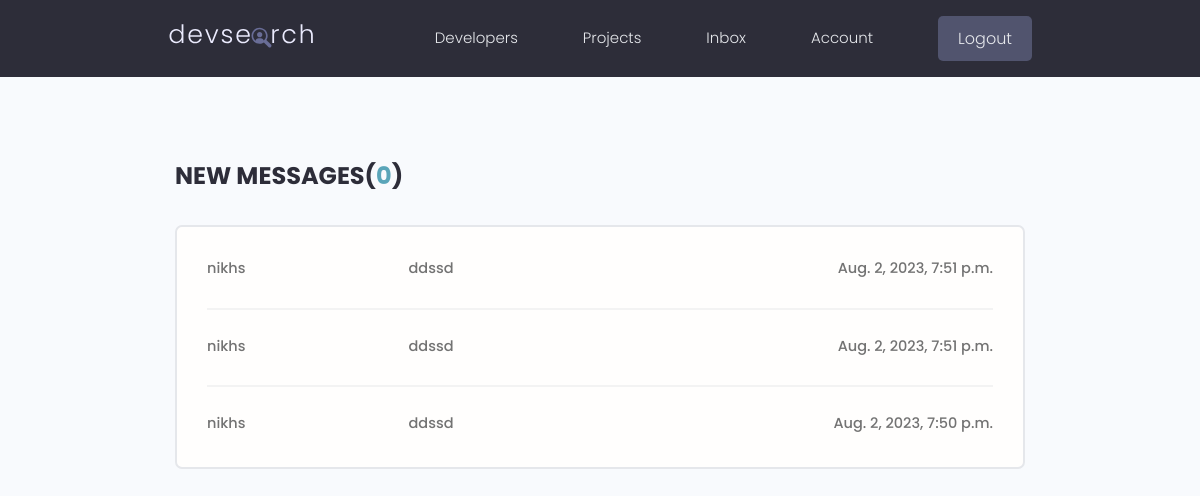
The page /inbox/ (signed in) on the database as committed earlier.
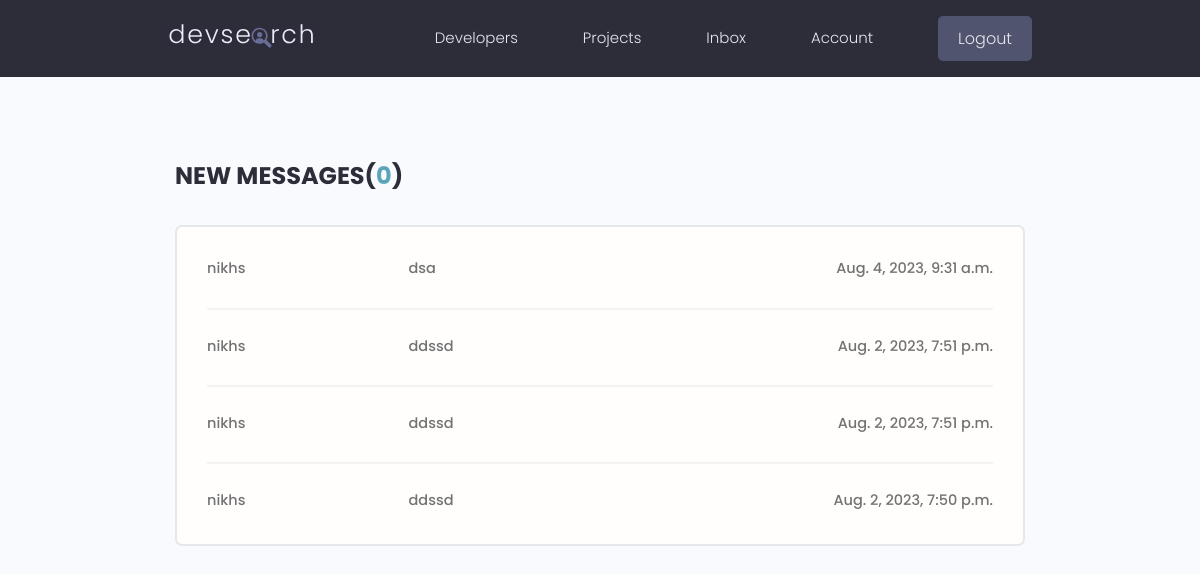
The same page on the database as committed later.
### users/models.py (models this page shows, shortened)
class Message(models.Model):
    sender=models.ForeignKey(Profile,on_delete=models.SET_NULL,null=True,blank=True)
    recipient=models.ForeignKey(Profile,on_delete=models.SET_NULL,null=True,blank=True,related_name="messages")
    name=models.CharField(max_length=200,null=True,blank=True)
    email=models.EmailField(max_length=200,null=True,blank=True)
    subject=models.CharField(max_length=200,null=True,blank=True)
    body=models.TextField()
    is_read=models.BooleanField(default=False,null=True)
    created_at=models.DateTimeField(auto_now_add=True)
    id=models.UUIDField(default=uuid.uuid4,unique=True,primary_key=True,editable=False)
    class Meta:
        ordering=['is_read','-created_at']

### users/views.py (the view)
# urls.py: path('inbox/',views.inbox,name="inbox"),
@login_required(login_url='login')
def inbox(request):
    profile=request.user.profile
    messageRequests= profile.messages.all()
    unreadCount=messageRequests.filter(is_read=False).count()
    context={'messageRequests':messageRequests,'unreadCount':unreadCount}
    return render(request,'users/inbox.html',context)

### users/templates/users/inbox.html
{% extends 'main.html' %}
{% block content %}
  <main class="inbox my-xl">
    <div class="content-box">
      <h3 class="inbox__title">New Messages(<span>{{unreadCount}}</span>)</h3>
      <ul class="messages">
        {% for message in messageRequests %}
        {% if message.is_read == False %}
        <li class="message message--unread">
        {% else %}
        <li class="message">
        {% endif %}
          <a href="{% url 'message' message.id %}">
            <span class="message__author">{{message.name}}</span>
            <span class="message__subject">{{message.subject}}</span>
            <span class="message__date">{{message.created_at}}</span>
          </a>
        </li>
        {% endfor %}
      </ul>
    </div>
  </main>
{% endblock %}

Rows that differ between the two databases and show on the page:
added Message: name "nikhs", subject "dsa", created_at "Aug. 4, 2023, 9:31 a.m."
